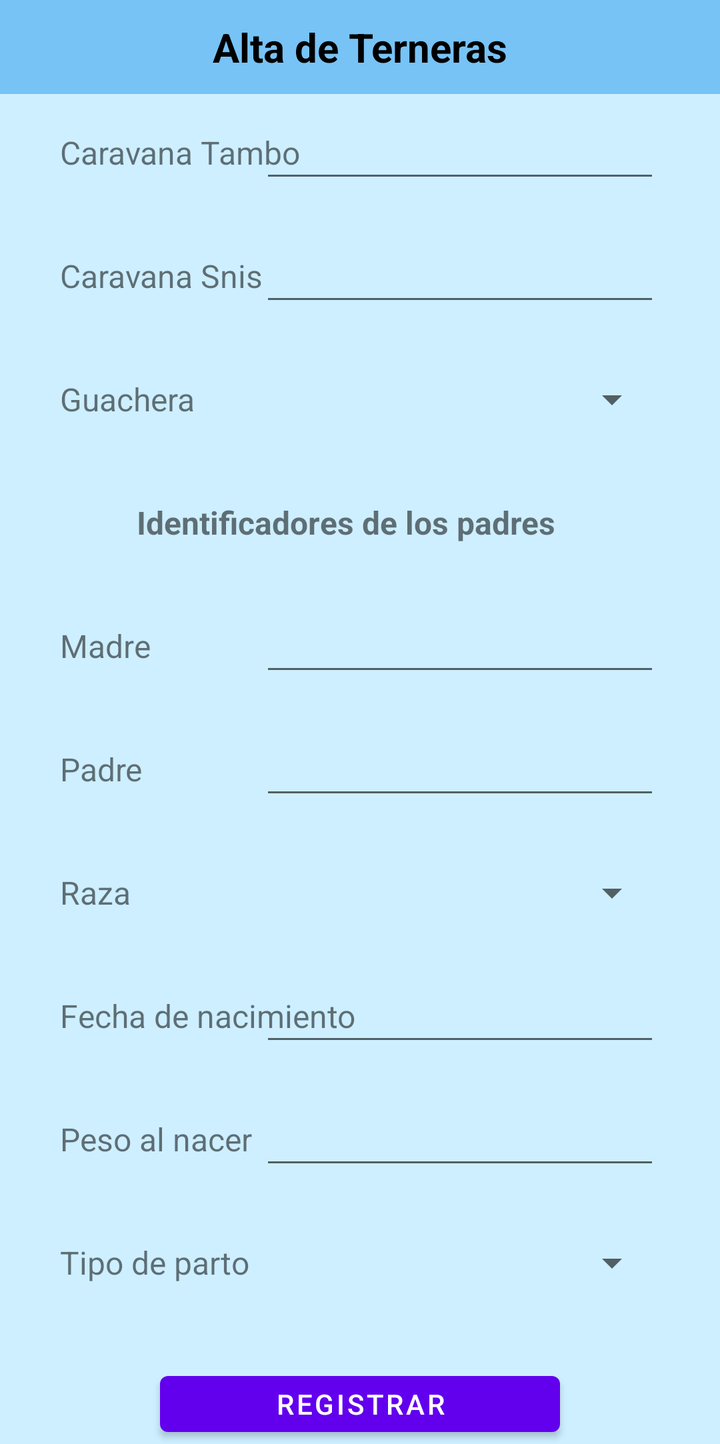
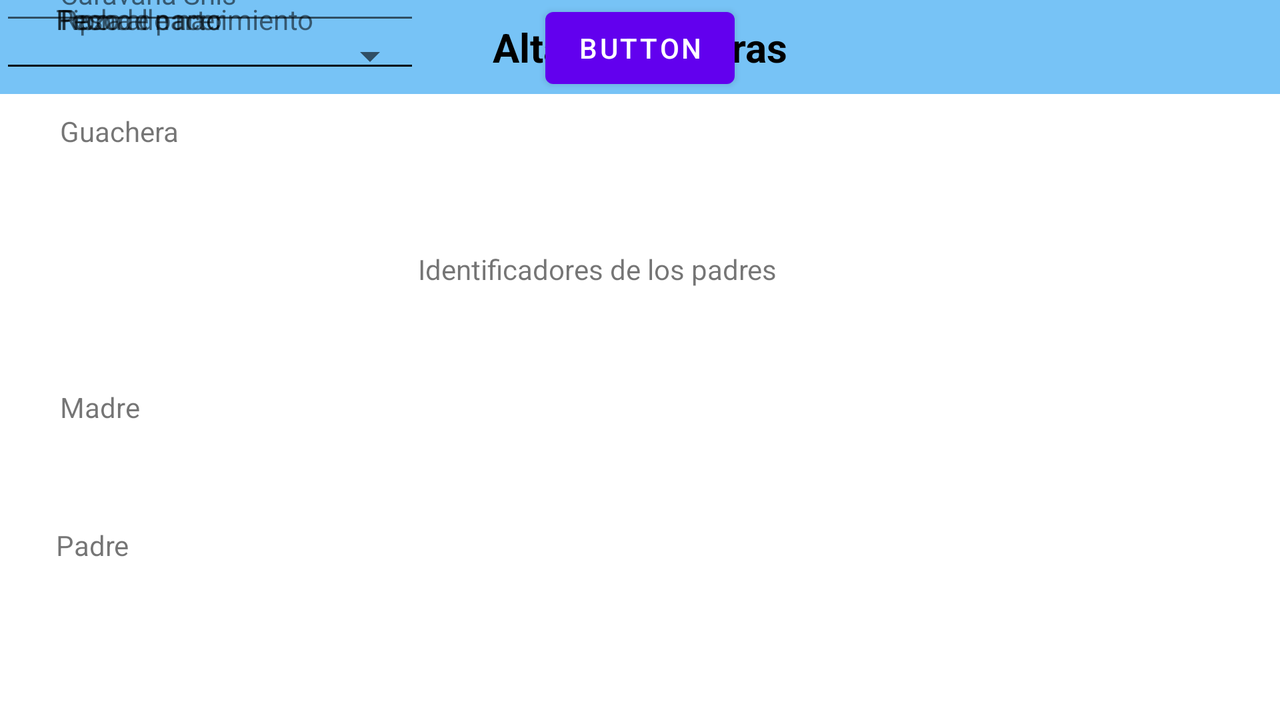

First picture: res/layout/ on a phone held upright. Second picture: the repository's own variant of that layout, on a device whose configuration matches the variant's folder. Source for both follows.
<!-- AndroidManifest.xml: application theme Theme.PFT_Android -->
<!-- res/layout/activity_alta_ternera.xml -->
<?xml version="1.0" encoding="utf-8"?>
<ScrollView xmlns:android="http://schemas.android.com/apk/res/android"
    xmlns:app="http://schemas.android.com/apk/res-auto"
    xmlns:tools="http://schemas.android.com/tools"
    android:layout_width="match_parent"
    android:layout_height="match_parent"
    android:background="#CDEFFF"
    android:orientation="vertical"
    tools:context=".AltaTernera">

    <androidx.constraintlayout.widget.ConstraintLayout
        android:layout_width="match_parent"
        android:layout_height="wrap_content">

        <Spinner
            android:id="@+id/spinnerTipoParto"
            android:layout_width="200dp"
            android:layout_height="40dp"
            android:layout_marginEnd="30dp"
            app:layout_constraintEnd_toEndOf="parent"
            app:layout_constraintBottom_toBottomOf="@+id/textViewTerneraTipoParto"
            app:layout_constraintTop_toTopOf="@+id/textViewTerneraTipoParto" />

        <Spinner
            android:id="@+id/spinnerRaza"
            android:layout_width="200dp"
            android:layout_height="40dp"
            android:layout_marginEnd="30dp"
            app:layout_constraintBottom_toBottomOf="@+id/textViewTerneraRaza"
            app:layout_constraintEnd_toEndOf="parent"
            app:layout_constraintTop_toTopOf="@+id/textViewTerneraRaza" />

        <TextView
            android:id="@+id/textTituloAltaTerneras"
            android:layout_width="match_parent"
            android:layout_height="wrap_content"
            android:background="#77C3F6"
            android:paddingVertical="10dp"
            android:text="@string/AltaTernera_Titulo"
            android:textAlignment="center"
            android:textColor="@color/black"
            android:textSize="20sp"
            android:textStyle="bold"
            app:layout_constraintStart_toStartOf="parent"
            app:layout_constraintTop_toTopOf="parent" />

        <TextView
            android:id="@+id/textViewTerneraCaravanaT"
            android:layout_width="wrap_content"
            android:layout_height="wrap_content"
            android:layout_marginStart="30dp"
            android:layout_marginBottom="40dp"
            android:textSize="16dp"
            android:text="Caravana Tambo"
            app:layout_constraintBottom_toTopOf="@+id/textViewTerneraCaravanaSnis"
            app:layout_constraintStart_toStartOf="parent" />

        <TextView
            android:id="@+id/textViewTerneraCaravanaSnis"
            android:layout_width="wrap_content"
            android:layout_height="wrap_content"
            android:layout_marginStart="30dp"
            android:layout_marginBottom="40dp"
            android:textSize="16dp"
            android:text="Caravana Snis"
            app:layout_constraintBottom_toTopOf="@+id/textViewTerneraGuachera"
            app:layout_constraintStart_toStartOf="parent" />

        <TextView
            android:id="@+id/textViewTerneraGuachera"
            android:layout_width="wrap_content"
            android:layout_height="wrap_content"
            android:layout_marginStart="30dp"
            android:layout_marginBottom="40dp"
            android:textSize="16dp"
            android:text="Guachera"
            app:layout_constraintBottom_toTopOf="@+id/textViewTerneraIdentificador"
            app:layout_constraintStart_toStartOf="parent" />

        <TextView
            android:id="@+id/textViewTerneraIdentificador"
            android:layout_width="wrap_content"
            android:layout_height="wrap_content"
            android:layout_marginBottom="40dp"
            android:textSize="16dp"
            android:text="Identificadores de los padres"
            android:textStyle="bold"
            app:layout_constraintBottom_toTopOf="@+id/textViewTerneraMadre"
            app:layout_constraintEnd_toEndOf="parent"
            app:layout_constraintHorizontal_bias="0.454"
            app:layout_constraintStart_toStartOf="parent" />

        <TextView
            android:id="@+id/textViewTerneraMadre"
            android:layout_width="wrap_content"
            android:layout_height="wrap_content"
            android:layout_marginStart="30dp"
            android:layout_marginBottom="40dp"
            android:textSize="16dp"
            android:text="Madre"
            app:layout_constraintBottom_toTopOf="@+id/textViewTerneraPadre"
            app:layout_constraintStart_toStartOf="parent" />

        <TextView
            android:id="@+id/textViewTerneraPadre"
            android:layout_width="wrap_content"
            android:layout_height="wrap_content"
            android:layout_marginStart="30dp"
            android:layout_marginTop="40dp"
            android:layout_marginBottom="40dp"
            android:textSize="16dp"
            android:text="Padre"
            app:layout_constraintBottom_toBottomOf="parent"
            app:layout_constraintStart_toStartOf="parent"
            app:layout_constraintTop_toBottomOf="@+id/textTituloAltaTerneras" />

        <TextView
            android:id="@+id/textViewTerneraPesoAlNacer"
            android:layout_width="wrap_content"
            android:layout_height="wrap_content"
            android:layout_marginStart="30dp"
            android:layout_marginTop="40dp"
            android:textSize="16dp"
            android:text="Peso al nacer"
            app:layout_constraintStart_toStartOf="parent"
            app:layout_constraintTop_toBottomOf="@+id/textViewTerneraFechaNacimiento" />

        <TextView
            android:id="@+id/textViewTerneraTipoParto"
            android:layout_width="wrap_content"
            android:layout_height="wrap_content"
            android:layout_marginStart="30dp"
            android:layout_marginTop="40dp"
            android:textSize="16dp"
            android:text="Tipo de parto"
            app:layout_constraintStart_toStartOf="parent"
            app:layout_constraintTop_toBottomOf="@+id/textViewTerneraPesoAlNacer" />

        <TextView
            android:id="@+id/textViewTerneraFechaNacimiento"
            android:layout_width="wrap_content"
            android:layout_height="wrap_content"
            android:layout_marginStart="30dp"
            android:layout_marginTop="40dp"
            android:textSize="16dp"
            android:text="Fecha de nacimiento"
            app:layout_constraintStart_toStartOf="parent"
            app:layout_constraintTop_toBottomOf="@+id/textViewTerneraRaza" />

        <TextView
            android:id="@+id/textViewTerneraRaza"
            android:layout_width="wrap_content"
            android:layout_height="wrap_content"
            android:layout_marginStart="30dp"
            android:layout_marginTop="40dp"
            android:textSize="16dp"
            android:text="Raza"
            app:layout_constraintStart_toStartOf="parent"
            app:layout_constraintTop_toBottomOf="@+id/textViewTerneraPadre" />

        <EditText
            android:id="@+id/editTextCaravanaTambo"
            android:layout_width="200dp"
            android:layout_height="40dp"
            android:layout_marginEnd="30dp"
            android:ems="10"
            android:inputType="textPersonName"
            app:layout_constraintBottom_toBottomOf="@+id/textViewTerneraCaravanaT"
            app:layout_constraintEnd_toEndOf="parent"
            app:layout_constraintTop_toTopOf="@+id/textViewTerneraCaravanaT" />

        <EditText
            android:id="@+id/editTextCaravanaSnis"
            android:layout_width="200dp"
            android:layout_height="40dp"
            android:layout_marginEnd="30dp"
            android:ems="10"
            android:inputType="textPersonName"
            app:layout_constraintBottom_toBottomOf="@+id/textViewTerneraCaravanaSnis"
            app:layout_constraintEnd_toEndOf="parent"
            app:layout_constraintTop_toTopOf="@+id/textViewTerneraCaravanaSnis" />

        <Spinner
            android:id="@+id/spinnerGuachera"
            android:layout_width="200dp"
            android:layout_height="40dp"
            android:layout_marginEnd="30dp"
            app:layout_constraintBottom_toBottomOf="@+id/textViewTerneraGuachera"
            app:layout_constraintEnd_toEndOf="parent"
            app:layout_constraintTop_toTopOf="@+id/textViewTerneraGuachera" />

        <EditText
            android:id="@+id/editTextIdMadre"
            android:layout_width="200dp"
            android:layout_height="40dp"
            android:layout_marginEnd="30dp"
            android:ems="10"
            android:inputType="number"
            app:layout_constraintBottom_toBottomOf="@+id/textViewTerneraMadre"
            app:layout_constraintEnd_toEndOf="parent"
            app:layout_constraintTop_toTopOf="@+id/textViewTerneraMadre" />

        <EditText
            android:id="@+id/editTextIdPadre"
            android:layout_width="200dp"
            android:layout_height="40dp"
            android:layout_marginEnd="30dp"
            android:ems="10"
            android:inputType="number"
            app:layout_constraintBottom_toBottomOf="@+id/textViewTerneraPadre"
            app:layout_constraintEnd_toEndOf="parent"
            app:layout_constraintTop_toTopOf="@+id/textViewTerneraPadre" />

        <EditText
            android:id="@+id/editTextFechaNac"
            android:layout_width="200dp"
            android:layout_height="40dp"
            android:layout_marginEnd="30dp"
            android:ems="10"
            android:inputType="date"
            app:layout_constraintBottom_toBottomOf="@+id/textViewTerneraFechaNacimiento"
            app:layout_constraintEnd_toEndOf="parent"
            app:layout_constraintTop_toTopOf="@+id/textViewTerneraFechaNacimiento" />

        <EditText
            android:id="@+id/editTextPesoAlNacer"
            android:layout_width="200dp"
            android:layout_height="40dp"
            android:layout_marginEnd="30dp"
            android:ems="10"
            android:inputType="numberDecimal"
            app:layout_constraintBottom_toBottomOf="@+id/textViewTerneraPesoAlNacer"
            app:layout_constraintEnd_toEndOf="parent"
            app:layout_constraintTop_toTopOf="@+id/textViewTerneraPesoAlNacer" />

        <Button
            android:id="@+id/buttonRegistrar"
            android:layout_width="200dp"
            android:layout_height="40dp"
            android:layout_marginTop="40dp"
            android:text="Registrar"
            app:layout_constraintEnd_toEndOf="parent"
            app:layout_constraintStart_toStartOf="parent"
            app:layout_constraintTop_toBottomOf="@+id/textViewTerneraTipoParto" />

    </androidx.constraintlayout.widget.ConstraintLayout>

</ScrollView>
<!-- resources referenced by this layout -->
<resources>
  <string name="AltaTernera_Titulo">Alta de Terneras</string>
  <style name="Theme.PFT_Android" parent="Theme.MaterialComponents.DayNight.DarkActionBar">
          
          <item name="colorPrimary">@color/purple_500</item>
          <item name="colorPrimaryVariant">@color/purple_700</item>
          <item name="colorOnPrimary">@color/white</item>
          
          <item name="colorSecondary">@color/teal_200</item>
          <item name="colorSecondaryVariant">@color/teal_700</item>
          <item name="colorOnSecondary">@color/black</item>
          
          <item name="android:statusBarColor" tools:targetApi="l">?attr/colorPrimaryVariant</item>
          
      </style>
</resources>
<!-- res/layout-land/activity_alta_ternera.xml (the repository's variant of the layout above) -->
<!-- drawn on the phone turned sideways -->
<?xml version="1.0" encoding="utf-8"?>
<androidx.constraintlayout.widget.ConstraintLayout xmlns:android="http://schemas.android.com/apk/res/android"
    xmlns:app="http://schemas.android.com/apk/res-auto"
    xmlns:tools="http://schemas.android.com/tools"
    android:layout_width="match_parent"
    android:layout_height="match_parent"
    android:orientation="vertical"
    tools:context=".AltaTernera">

    <Spinner
        android:id="@+id/spinnerTipoParto"
        android:layout_width="209dp"
        android:layout_height="56dp"
        tools:layout_editor_absoluteX="173dp"
        tools:layout_editor_absoluteY="540dp" />

    <Spinner
        android:id="@+id/spinnerRaza"
        android:layout_width="209dp"
        android:layout_height="56dp"
        tools:layout_editor_absoluteX="179dp"
        tools:layout_editor_absoluteY="364dp" />

    <TextView
        android:id="@+id/textTituloMenu"
        android:layout_width="match_parent"
        android:layout_height="wrap_content"
        android:background="#77C3F6"
        android:paddingVertical="10dp"
        android:text="@string/AltaTernera_Titulo"
        android:textAlignment="center"
        android:textColor="@color/black"
        android:textSize="20sp"
        android:textStyle="bold"
        app:layout_constraintStart_toStartOf="parent"
        app:layout_constraintTop_toTopOf="parent" />

    <TextView
        android:id="@+id/textViewTerneraCaravanaT"
        android:layout_width="wrap_content"
        android:layout_height="wrap_content"
        android:layout_marginStart="30dp"
        android:layout_marginBottom="50dp"
        android:text="Caravana Tambo"
        app:layout_constraintBottom_toTopOf="@+id/textViewTerneraCaravanaSnis"
        app:layout_constraintStart_toStartOf="parent" />

    <TextView
        android:id="@+id/textViewTerneraCaravanaSnis"
        android:layout_width="wrap_content"
        android:layout_height="wrap_content"
        android:layout_marginStart="30dp"
        android:layout_marginBottom="50dp"
        android:text="Caravana Snis"
        app:layout_constraintBottom_toTopOf="@+id/textViewTerneraGuachera"
        app:layout_constraintStart_toStartOf="parent" />

    <TextView
        android:id="@+id/textViewTerneraGuachera"
        android:layout_width="wrap_content"
        android:layout_height="wrap_content"
        android:layout_marginStart="30dp"
        android:layout_marginBottom="50dp"
        android:text="Guachera"
        app:layout_constraintBottom_toTopOf="@+id/textViewTerneraIdentificador"
        app:layout_constraintStart_toStartOf="parent" />

    <TextView
        android:id="@+id/textViewTerneraIdentificador"
        android:layout_width="wrap_content"
        android:layout_height="wrap_content"
        android:layout_marginBottom="50dp"
        android:text="Identificadores de los padres"
        app:layout_constraintBottom_toTopOf="@+id/textViewTerneraMadre"
        app:layout_constraintEnd_toEndOf="parent"
        app:layout_constraintHorizontal_bias="0.454"
        app:layout_constraintStart_toStartOf="parent" />

    <TextView
        android:id="@+id/textViewTerneraMadre"
        android:layout_width="wrap_content"
        android:layout_height="wrap_content"
        android:layout_marginStart="30dp"
        android:layout_marginTop="20dp"
        android:layout_marginBottom="20dp"
        android:text="Madre"
        app:layout_constraintBottom_toBottomOf="parent"
        app:layout_constraintStart_toStartOf="parent"
        app:layout_constraintTop_toBottomOf="@+id/textTituloMenu" />

    <TextView
        android:id="@+id/textViewTerneraPadre"
        android:layout_width="wrap_content"
        android:layout_height="wrap_content"
        android:layout_marginStart="28dp"
        android:layout_marginTop="50dp"
        android:text="Padre"
        app:layout_constraintStart_toStartOf="parent"
        app:layout_constraintTop_toBottomOf="@+id/textViewTerneraMadre" />

    <TextView
        android:id="@+id/textViewTerneraTipoParto"
        android:layout_width="wrap_content"
        android:layout_height="wrap_content"
        android:layout_marginStart="28dp"
        android:text="Tipo de parto"
        app:layout_constraintStart_toStartOf="parent"
        tools:layout_editor_absoluteY="642dp" />

    <TextView
        android:id="@+id/textViewTerneraPesoAlNacer"
        android:layout_width="wrap_content"
        android:layout_height="wrap_content"
        android:layout_marginStart="28dp"
        android:text="Peso al nacer"
        app:layout_constraintStart_toStartOf="parent"
        tools:layout_editor_absoluteY="594dp" />

    <TextView
        android:id="@+id/textViewTerneraFechaNacimiento"
        android:layout_width="wrap_content"
        android:layout_height="wrap_content"
        android:layout_marginStart="28dp"
        android:text="Fecha de nacimiento"
        app:layout_constraintStart_toStartOf="parent"
        tools:layout_editor_absoluteY="554dp" />

    <TextView
        android:id="@+id/textViewTerneraRaza"
        android:layout_width="wrap_content"
        android:layout_height="wrap_content"
        android:layout_marginStart="30dp"
        android:text="Raza"
        app:layout_constraintStart_toStartOf="parent"
        tools:layout_editor_absoluteY="496dp" />

    <EditText
        android:id="@+id/editTextCaravanaTambo"
        android:layout_width="wrap_content"
        android:layout_height="wrap_content"
        android:layout_marginTop="15dp"
        android:ems="10"
        android:inputType="textPersonName"
        app:layout_constraintBottom_toBottomOf="@+id/textViewTerneraCaravanaT"
        app:layout_constraintTop_toTopOf="@+id/textViewTerneraCaravanaT"
        tools:layout_editor_absoluteX="179dp" />

    <EditText
        android:id="@+id/editTextCaravanaSnis"
        android:layout_width="wrap_content"
        android:layout_height="wrap_content"
        android:ems="10"
        android:inputType="textPersonName"
        app:layout_constraintBottom_toBottomOf="@+id/textViewTerneraCaravanaSnis"
        app:layout_constraintTop_toTopOf="@+id/textViewTerneraCaravanaSnis"
        tools:layout_editor_absoluteX="179dp" />

    <Spinner
        android:id="@+id/spinnerGuachera"
        android:layout_width="209dp"
        android:layout_height="56dp"
        tools:layout_editor_absoluteX="179dp"
        tools:layout_editor_absoluteY="177dp" />

    <EditText
        android:id="@+id/editTextIdMadre"
        android:layout_width="wrap_content"
        android:layout_height="wrap_content"
        android:ems="10"
        android:inputType="number"
        tools:layout_editor_absoluteX="169dp"
        tools:layout_editor_absoluteY="241dp" />

    <EditText
        android:id="@+id/editTextIdPadre"
        android:layout_width="wrap_content"
        android:layout_height="wrap_content"
        android:ems="10"
        android:inputType="number"
        tools:layout_editor_absoluteX="185dp"
        tools:layout_editor_absoluteY="353dp" />

    <EditText
        android:id="@+id/editTextFechaNac"
        android:layout_width="wrap_content"
        android:layout_height="wrap_content"
        android:ems="10"
        android:inputType="date"
        tools:layout_editor_absoluteX="169dp"
        tools:layout_editor_absoluteY="422dp" />

    <EditText
        android:id="@+id/editTextPesoAlNacer"
        android:layout_width="wrap_content"
        android:layout_height="wrap_content"
        android:ems="10"
        android:inputType="numberDecimal"
        tools:layout_editor_absoluteX="168dp"
        tools:layout_editor_absoluteY="481dp" />

    <Button
        android:id="@+id/buttonRegistrar"
        android:layout_width="wrap_content"
        android:layout_height="wrap_content"
        android:text="Button"
        app:layout_constraintEnd_toEndOf="parent"
        app:layout_constraintStart_toStartOf="parent"
        tools:layout_editor_absoluteY="667dp" />

</androidx.constraintlayout.widget.ConstraintLayout>
